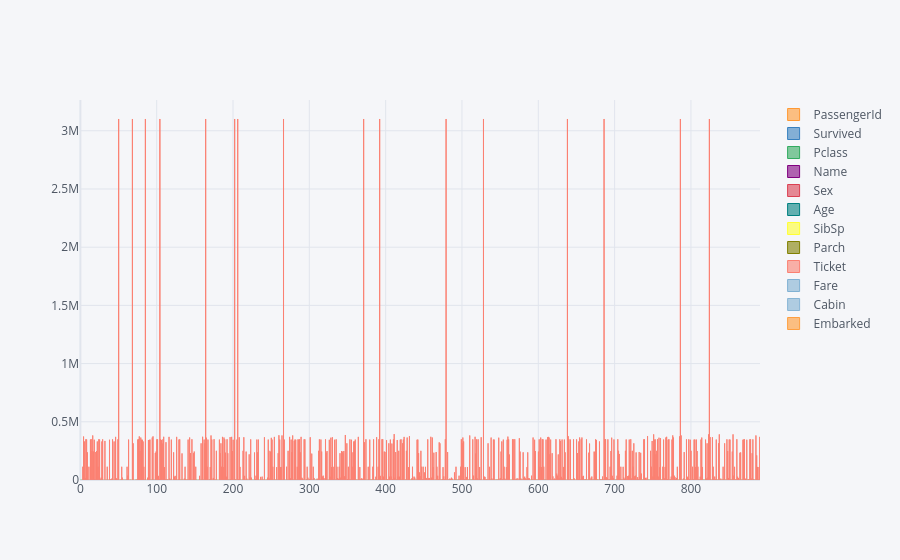

The cell this chart's notebook holds for it:
### Code cell
df.iplot(kind='bar')

### Figure 1 — Plotly figure (JSON) as saved in the notebook; plotly's stock layout.template omitted (floating-point values rounded to 4 significant figures; data arrays with more than 128 entries replaced by an {"elided": "..."} marker saying what was removed)
{"data": [{"marker": {"color": "rgba(255, 153, 51, 0.6)", "line": {"color": "rgba(255, 153, 51, 1.0)", "width": 1}}, "name": "PassengerId", "orientation": "v", "text": "", "type": "bar", "x": {"elided": "891 int values"}, "y": {"elided": "891 int values"}}, {"marker": {"color": "rgba(55, 128, 191, 0.6)", "line": {"color": "rgba(55, 128, 191, 1.0)", "width": 1}}, "name": "Survived", "orientation": "v", "text": "", "type": "bar", "x": {"elided": "891 int values"}, "y": {"elided": "891 int values"}}, {"marker": {"color": "rgba(50, 171, 96, 0.6)", "line": {"color": "rgba(50, 171, 96, 1.0)", "width": 1}}, "name": "Pclass", "orientation": "v", "text": "", "type": "bar", "x": {"elided": "891 int values"}, "y": {"elided": "891 int values"}}, {"marker": {"color": "rgba(128, 0, 128, 0.6)", "line": {"color": "rgba(128, 0, 128, 1.0)", "width": 1}}, "name": "Name", "orientation": "v", "text": "", "type": "bar", "x": {"elided": "891 int values"}, "y": {"elided": "891 str values"}}, {"marker": {"color": "rgba(219, 64, 82, 0.6)", "line": {"color": "rgba(219, 64, 82, 1.0)", "width": 1}}, "name": "Sex", "orientation": "v", "text": "", "type": "bar", "x": {"elided": "891 int values"}, "y": {"elided": "891 str values"}}, {"marker": {"color": "rgba(0, 128, 128, 0.6)", "line": {"color": "rgba(0, 128, 128, 1.0)", "width": 1}}, "name": "Age", "orientation": "v", "text": "", "type": "bar", "x": {"elided": "891 int values"}, "y": {"elided": "891 mixed values"}}, {"marker": {"color": "rgba(255, 255, 51, 0.6)", "line": {"color": "rgba(255, 255, 51, 1.0)", "width": 1}}, "name": "SibSp", "orientation": "v", "text": "", "type": "bar", "x": {"elided": "891 int values"}, "y": {"elided": "891 int values"}}, {"marker": {"color": "rgba(128, 128, 0, 0.6)", "line": {"color": "rgba(128, 128, 0, 1.0)", "width": 1}}, "name": "Parch", "orientation": "v", "text": "", "type": "bar", "x": {"elided": "891 int values"}, "y": {"elided": "891 int values"}}, {"marker": {"color": "rgba(251, 128, 114, 0.6)", "line": {"color": "rgba(251, 128, 114, 1.0)", "width": 1}}, "name": "Ticket", "orientation": "v", "text": "", "type": "bar", "x": {"elided": "891 int values"}, "y": {"elided": "891 str values"}}, {"marker": {"color": "rgba(128, 177, 211, 0.6)", "line": {"color": "rgba(128, 177, 211, 1.0)", "width": 1}}, "name": "Fare", "orientation": "v", "text": "", "type": "bar", "x": {"elided": "891 int values"}, "y": {"elided": "891 float values"}}, {"marker": {"color": "rgba(128, 177, 211, 0.6)", "line": {"color": "rgba(128, 177, 211, 0.8999999999999999)", "width": 1}}, "name": "Cabin", "orientation": "v", "text": "", "type": "bar", "x": {"elided": "891 int values"}, "y": {"elided": "891 str values"}}, {"marker": {"color": "rgba(255, 153, 51, 0.6)", "line": {"color": "rgba(255, 153, 51, 0.8999999999999999)", "width": 1}}, "name": "Embarked", "orientation": "v", "text": "", "type": "bar", "x": {"elided": "891 int values"}, "y": {"elided": "891 str values"}}], "layout": {"legend": {"bgcolor": "#F5F6F9", "font": {"color": "#4D5663"}}, "paper_bgcolor": "#F5F6F9", "plot_bgcolor": "#F5F6F9", "title": {"font": {"color": "#4D5663"}}, "xaxis": {"gridcolor": "#E1E5ED", "showgrid": true, "tickfont": {"color": "#4D5663"}, "title": {"font": {"color": "#4D5663"}, "text": ""}, "zerolinecolor": "#E1E5ED"}, "yaxis": {"gridcolor": "#E1E5ED", "showgrid": true, "tickfont": {"color": "#4D5663"}, "title": {"font": {"color": "#4D5663"}, "text": ""}, "zerolinecolor": "#E1E5ED"}}}
